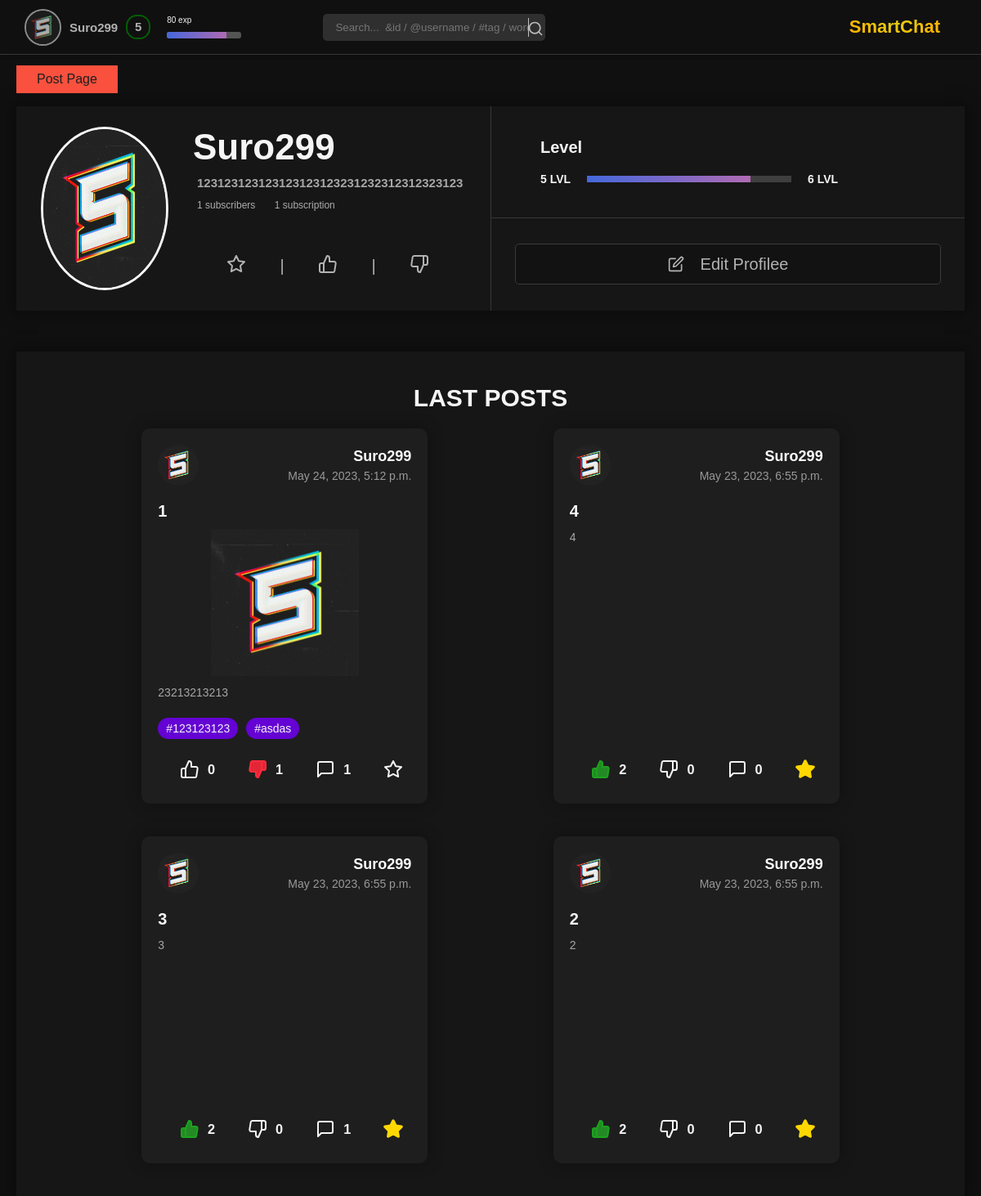
Before: /user_profile/6/ (signed in) with the older database file.
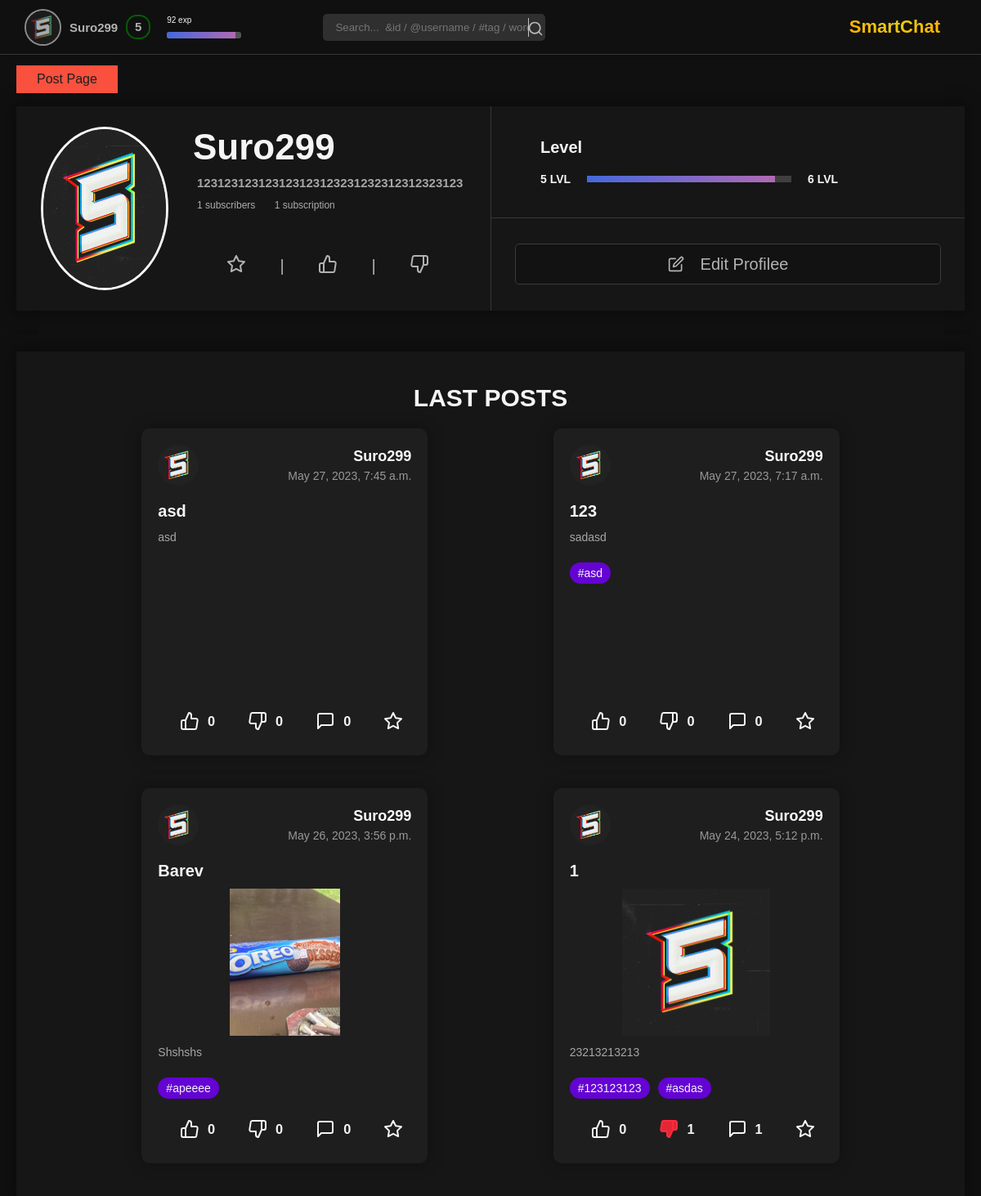
After: the same page with the newer database file.
### users/models.py (models this page shows, shortened)
class CustomUser(AbstractBaseUser, PermissionsMixin):
    ACTIVITY_CHOICES = (
        ('all', 'all'),
        ('friends', 'friends'),
        ('nobody', 'nobody'),
    )
    AVATAR_CHOICES = (
        ('all', 'all'),
        ('friends', 'friends'),
    )
    username = models.CharField(_("User name"), max_length = 255, unique = True)
    first_name = models.CharField(_("User First Name"), max_length = 100, blank = True)
    last_name = models.CharField(_("User Last Name"), max_length = 100, blank = True)
    email = models.EmailField(_("email address"), blank = True, default = "",)
    avatar = models.ImageField(_("User avatar"), blank = True, default = "default_avatar.png",)
    description = models.TextField(_("User Description"), blank = True, default = "No BIO")
    subscribers_set = models.ManyToManyField('CustomUser', blank = True, related_name = 'subscriptions')
    posts_posted = models.PositiveBigIntegerField(_("posts_posted"), default = 0)
    reactions = models.PositiveBigIntegerField(_("reactions"), default = 0)
    points = models.PositiveBigIntegerField(_("points"), default = 0)
    level = models.PositiveIntegerField("User level", default = 1)
    exp = models.PositiveIntegerField("User Exp", default = 0)
    favorites = models.ManyToManyField('main.PostsModel', blank = True)
    subscription_set = models.ManyToManyField('CustomUser', blank = True, related_name = 'subscribers')
    friends_set = models.ManyToManyField('CustomUser', blank = True, related_name = 'friends')
    is_staff = models.BooleanField(default = False)
    is_active = models.BooleanField(default = True)
    date_joined = models.DateTimeField(auto_created=True, default=timezone.now)
    avatar_visibility = models.CharField(max_length=7, choices= AVATAR_CHOICES, default='all')
    activity_visibility = models.CharField(max_length=7, choices= ACTIVITY_CHOICES, default='all')
    USERNAME_FIELD = "username"
    REQUIRED_FIELDS = ["email"]
    objects = CustomUserManager()

### main/models.py (models this page shows, shortened)
class PostsModel(models.Model):
    sender = models.ForeignKey(CustomUser, on_delete=models.CASCADE, null=True, blank=True)
    post_title = models.CharField("Post Title", max_length = 100)
    post_text = models.TextField("Post Content")
    post_image = models.ImageField("Post Image", blank = True)
    timestamp = models.DateTimeField(auto_now_add = True)
    post_tags = models.ManyToManyField("Tag", blank = True)
    likers = models.ManyToManyField(CustomUser, related_name = "likers", blank = True)
    dislikers = models.ManyToManyField(CustomUser, related_name = "dislikers", blank = True)
    date_created = models.DateTimeField("Data Created", auto_created = True, default = timezone.now)
    comments = models.ManyToManyField("Comment", blank = True)

class Tag(models.Model):
    name = models.CharField("Tag Name", max_length = 255)
    def __str__(self) -> str:
        return self.name

### main/views.py (the view, shortened to what this page needs)
# urls.py: path("user_profile/<int:id>/", views.user_profile, name = "user_profile"),
def user_profile(request, id):
    if not (request.user.is_authenticated):
        return redirect("login")
    one_user = User.objects.get(pk=id)
    next_level = one_user.level + 1
    last_posts = PostsModel.objects.filter(sender=one_user)[::-1]
    last_posts = last_posts[:4:]
    return render(
        request,
        "main/user_profile.html",
        context={
            "one_user": one_user,
            "next_level": next_level,
            "last_posts": last_posts,
        },
    )

### main/templates/main/user_profile.html (shortened to what the changed rows need)
{% extends 'main/base.html' %}
{% load static %}
{% block css %}
    <link rel="stylesheet" href="{% static 'main/css/user_profile/style.css' %}">
{% endblock %}
{% block main %}
    <main>
        <section>
            <div>
                <div>
                    {% if one_user.avatar_visibility == "all" or one_user == user %}
                        <img class="avatar" src="{{ one_user.avatar.url }}" alt="User Avatar">
                    {% else %}
                        {% if one_user.avatar_visibility == "friends" and user in one_user.friends_set.all %}
                            <img class="avatar" src="{{ one_user.avatar.url }}" alt="User Avatar">
                        {% else %}
                            <img class="avatar" src="{% static 'main/img/default_avatar.png' %}" alt="User Avatar">
                        {% endif %}
                    {% endif %}
                </div>
                <div>
                    <div>
                        <h1> {{ one_user.username }} </h1>
                        <h3> {{ one_user.description }} </h3>
                        <div>
                            <a href=""> {{ one_user.subscribers_set.count }} subscribers </a>
                            <a href=""> {{ one_user.subscription_set.count }} subscription </a>
                        </div>
                    </div>
                </div>
            </div>
            <div>
                <div>
                    <h1> Level </h1>
                    <div>
                        <h3> {{ one_user.level}} LVL </h3>
                        <div> <div style = "width: {{ one_user.exp }}%;"></div> </div>
                        <h3> {{ next_level }} LVL </h3>
                    </div>
                </div>
            </div>
        </section>
        <section>
            <span>
                <h1> LAST POSTS </h1>
            </span>
            <span>
                {% for i in last_posts%}
                    {% if i.post_image %}
                    <div class="post">
                        <div>
                            <div class="post-header">
                                {% if i.sender.avatar_visibility == "all" or i.sender == user %}
                                    <img class="avatar" src="{{ i.sender.avatar.url }}" alt="User Avatar">
                                {% else %}
                                    {% if i.sender.avatar_visibility == "friends" and user in i.sender.friends_set.all %}
                                        <img class="avatar" src="{{ i.sender.avatar.url }}" alt="User Avatar">
                                    {% else %}
                                        <img class="avatar" src="{% static 'main/img/default_avatar.png' %}" alt="User Avatar">
                                    {% endif %}
                                {% endif %}
                                <div class="user-info">
                                    <h2 class="username">{{ i.sender.username }}</h2>
                                    <p class="post-date">{{ i.date_created }}</p>
                                </div>
                            </div>
                            <a style = "color:whitesmoke;" href="{% url 'post_page' i.id %}">
                                <div class="post-content">
                                    {% if i.post_title|length > 20  %}
                                    <h3 class="post-title"> {{ i.post_title|slice:":20" }}... </h3>
                                    {% else %}
                                    <h3 class="post-title"> {{ i.post_title }} </h3>
                                    {% endif %}
                                    <div class = "post_image_div">
                                        <img class="post_image" src="{{ i.post_image.url }}" alt="Post Image">
                                    </div>
                                    {% if i.post_text|length > 76  %}
                                    <p class="post-text"> {{ i.post_text|slice:":76" }}... </p>
                                    {% else %}
                                    <p class="post-text"> {{ i.post_text }} </p>
                                    {% endif %}
                                    <div class="post-tags">
                                        {% for tag in i.post_tags.all|slice:":3" %}
                                        <span class="tag"> #{{ tag }} </span>
                                        {% endfor %}
                                    </div>
                                </div>
                            </a>
                        </div>
                        <form method="post" class="post-actions">
                            <button name = "btn_l" value = "{{ i.id }}" type="submit" class="like">
                                <h3> {{ i.likers.count }} </h3>
                            </button>
                            <button name = "btn_d" value = "{{ i.id }}" type="submit" class="dislike">
                                <h3> {{ i.dislikers.count }} </h3>
                            </button>
                            <a href="{% url 'post_page' i.id %}" class="comments">
                                <svg xmlns="http://www.w3.org/2000/svg" width="24" height="24" viewBox="0 0 24 24" fill="none" stroke="whitesmoke" stroke-width="2" stroke-linecap="round" stroke-linejoin="round" class="feather feather-message-square"><path d="M21 15a2 2 0 0 1-2 2H7l-4 4V5a2 2 0 0 1 2-2h14a2 2 0 0 1 2 2z"></path></svg>
                                <h3> {{ i.comments.count }} </h3>
                            </a>
                            <button name = "btn_f" value = "{{ i.id }}" type="submit" class="favorite">
                            </button>
                        </form>
                    </div>
                    {% else %}
                    <div class="post">
                        <div>
                            <div class="post-header">
                                {% if i.sender.avatar_visibility == "all" or i.sender == user %}
                                    <img class="avatar" src="{{ i.sender.avatar.url }}" alt="User Avatar">
                                {% else %}
                                    {% if i.sender.avatar_visibility == "friends" and user in i.sender.friends_set.all %}
                                        <img class="avatar" src="{{ i.sender.avatar.url }}" alt="User Avatar">
                                    {% else %}
                                        <img class="avatar" src="{% static 'main/img/default_avatar.png' %}" alt="User Avatar">
                                    {% endif %}
                                {% endif %}
                                <div class="user-info">
                                    <h2 class="username">{{ i.sender.username }}</h2>
                                    <p class="post-date">{{ i.date_created }}</p>
                                </div>
                            </div>
                            <a style = "color:whitesmoke;" href="{% url 'post_page' i.id %}">
                                <div class="post-content">
                                    {% if i.post_title|length > 20  %}
                                    <h3 class="post-title"> {{ i.post_title|slice:":20" }}... </h3>
                                    {% else %}
                                    <h3 class="post-title"> {{ i.post_title }} </h3>
                                    {% endif %}
                                    {% if i.post_text|length > 465  %}
                                    <p class="post-text"> {{ i.post_text|slice:":465" }}... </p>
                                    {% else %}
                                    <p class="post-text"> {{ i.post_text }} </p>
                                    {% endif %}
                                    <div class="post-tags">
                                        {% for tag in i.post_tags.all|slice:":3" %}
                                        <span class="tag"> #{{ tag }} </span>
                                        {% endfor %}
                                    </div>
                                </div>
                            </a>
                        </div>
                        <form method="post" class="post-actions">
                            <button name = "btn_l" value = "{{ i.id }}" type="submit" class="like">
                                <h3> {{ i.likers.count }} </h3>
                            </button>
                            <button name = "btn_d" value = "{{ i.id }}" type="submit" class="dislike">
                                <h3> {{ i.dislikers.count }} </h3>
                            </button>
                            <a href="{% url 'post_page' i.id %}" class="comments">
                                <svg xmlns="http://www.w3.org/2000/svg" width="24" height="24" viewBox="0 0 24 24" fill="none" stroke="whitesmoke" stroke-width="2" stroke-linecap="round" stroke-linejoin="round" class="feather feather-message-square"><path d="M21 15a2 2 0 0 1-2 2H7l-4 4V5a2 2 0 0 1 2-2h14a2 2 0 0 1 2 2z"></path></svg>
                                <h3> {{ i.comments.count }} </h3>
                            </a>
                            <button name = "btn_f" value = "{{ i.id }}" type="submit" class="favorite">
                            </button>
                        </form>
                    </div>
                    {% endif %}
                {% endfor %}
            </span>
        </section>
    </main>
{% endblock %}

### main/templates/main/base.html (shortened to what this page needs)
{% load static %}
<!DOCTYPE html>
<html lang="en">
  <head>
    <link rel="stylesheet" href="{% static 'main/css/dop/header/style.css'%}" />
    <link
      rel="stylesheet"
      href="{% static 'main/css/dop/set_menu/style.css' %}"
    />
    {% block css %} {% endblock %}
  </head>
  <body>
    <header>
      <div onclick="OpenSettingsWindow()">
        <span>
          <img src="{{ user.avatar.url }}" alt="User Avatar" />
        </span>
        <h1>{{ user.username }}</h1>
        {% if user.level < 10 %}
        <div style="border-color: green">
          <h1>{{ user.level }}</h1>
        </div>
        {% endif %}
      </div>
      <div>
        <p>{{ user.exp }} exp</p>
        <div>
          <div style="width: {{ user.exp }}%;"></div>
        </div>
      </div>
      <div>
        <form action="{% url 'posts' %}">
          <input type="text" name = "search" placeholder="Search...  &id / @username / #tag / word" />
          <button type="submit">
            <img src="{% static 'main/icon/search.svg' %}" alt="">
          </button>
        </form>
      </div>
      <div>
        <h1>SmartChat</h1>
      </div>
    </header>
    {% block main %} {% endblock %}
  </body>
</html>

Changed rows visible on the page:
no longer on this page (row unchanged): PostsModel: sender.avatar (picture), sender.username "Suro299", date_created "May 23, 2023, 6:55 p.m.", post_title "4", post_text "4", likers.count "2", dislikers.count "0", comments.count "0"
no longer on this page (row unchanged): PostsModel: sender.avatar (picture), sender.username "Suro299", date_created "May 23, 2023, 6:55 p.m.", post_title "3", post_text "3", likers.count "2", dislikers.count "0", comments.count "1"
no longer on this page (row unchanged): PostsModel: sender.avatar (picture), sender.username "Suro299", date_created "May 23, 2023, 6:55 p.m.", post_title "2", post_text "2", likers.count "2", dislikers.count "0", comments.count "0"
changed CustomUser "Suro299": exp "80" → "92"
added PostsModel: sender.avatar (picture), sender.username "Suro299", date_created "May 27, 2023, 7:45 a.m.", post_title "asd", post_text "asd", likers.count "0", dislikers.count "0", comments.count "0"
added PostsModel: sender.avatar (picture), sender.username "Suro299", date_created "May 27, 2023, 7:17 a.m.", post_title "123", post_text "sadasd", likers.count "0", dislikers.count "0", comments.count "0"
added Tag: name "asd", shown under "Suro299"
added PostsModel: sender.avatar (picture), sender.username "Suro299", date_created "May 26, 2023, 3:56 p.m.", post_title "Barev", post_image (picture), post_text "Shshshs", likers.count "0", dislikers.count "0", comments.count "0"
added Tag: name "apeeee", shown under "Suro299"
